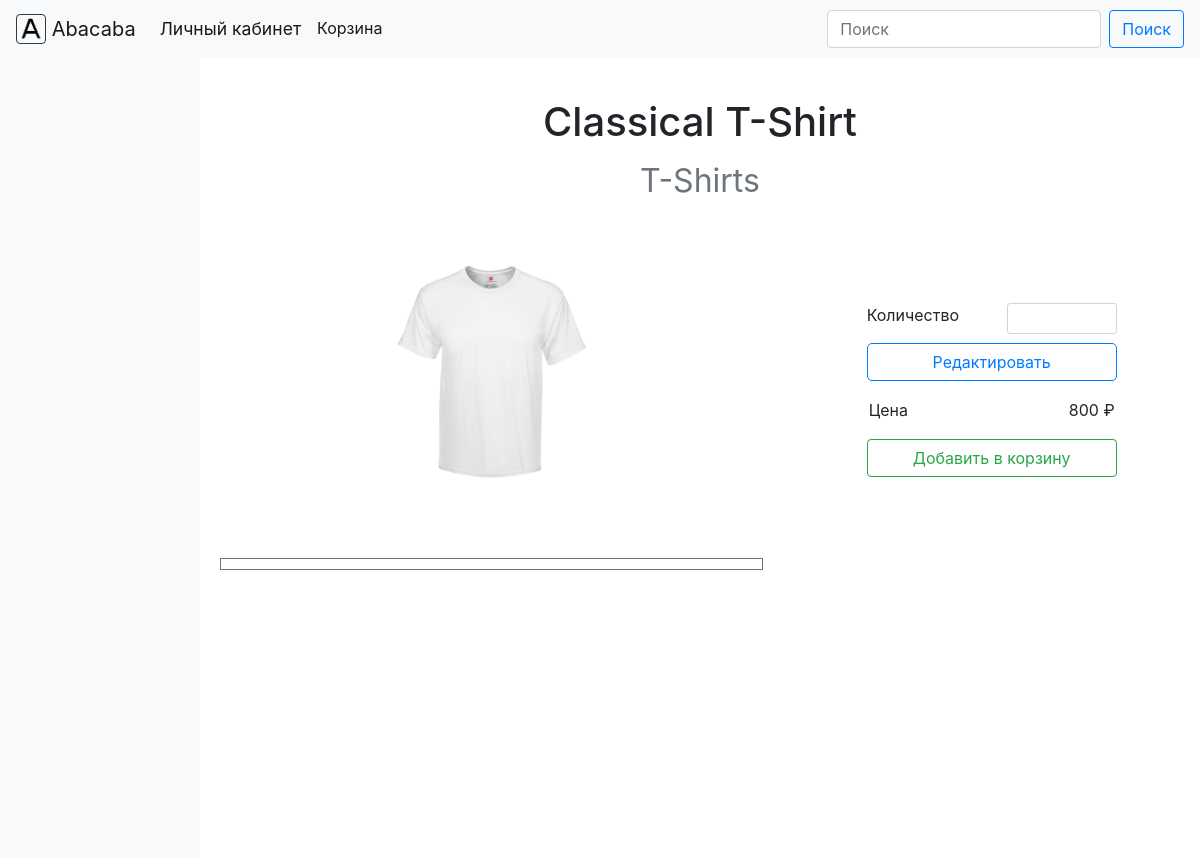
Screenshot of /products?id=7 with the database file from the repository.
### core/models.py (models this page shows, shortened)
class Product(models.Model):
    id = models.AutoField(primary_key=True)
    name = models.TextField()
    price = models.IntegerField(validators=[MinValueValidator(0)])
    rating = models.FloatField(blank=True,
                               null=True,
                               validators=[MinValueValidator(0), MaxValueValidator(5)])
    categories = models.ManyToManyField(to=Category,
                                        blank=True,
                                        related_name='products')
    main_category = models.ForeignKey(to=Category,
                                      blank=True,
                                      null=True,
                                      on_delete=models.SET_NULL)

class Category(models.Model):
    id = models.AutoField(primary_key=True)
    name = models.TextField()
    parent_category = models.ForeignKey('self',
                                        on_delete=models.CASCADE,
                                        blank=True,
                                        null=True,
                                        related_name='child_categories')

class Image(models.Model):
    id = models.AutoField(primary_key=True)
    image = models.ImageField(upload_to='images',
                              null=True)
    description = models.TextField(null=True,
                                   blank=True)
    stock_product = models.ForeignKey(to=StockProduct,
                                      on_delete=models.CASCADE,
                                      related_name='images',
                                      null=True,
                                      blank=True)
    product = models.OneToOneField(Product,
                                   on_delete=models.SET_NULL,
                                   null=True,
                                   blank=True,
                                   related_name='image')

### core/views.py (the view)
# urls.py: path('products', views.browse_product),
def browse_product(request):
    context = dict()
    if request.method == 'GET':
        if 'id' in request.GET:
            product = Product.objects.get(id=request.GET['id'])
            context['product'] = product
            return render(request, 'product_page.html', context)
    return render(request, 'index.html', context)

### core/templates/product_page.html (shortened to what this page needs)
{% extends "base.html" %}
{% block content %}
<div class="container-fluid" style="padding:0px;">
    <div class="row no-gutters">
        {% include 'sidebar.html' %}
        <div class="col-sm-10">
            <div style="padding-top: 5vh;">
                <h1 class="text-center">{{product.name}}</h1>
                <h1 class="text-center"><small class="text-muted text-center">{{product.main_category.name}}</small></h1>
            </div>
            <div class="row no-gutters">
                <div class="col-md-7" style="padding-top: 2vh;">
                    <div class="row no-gutters">
                        <div class="col-sm">
                            <div class="square-box" style="width: 50%; left: 25%;">
                                <img id="main-image" class="centered-div img-fluid" src="{{product.image.image.url}}" alt="Изображение товара">
                            </div>
                        </div>
                    </div>
                    <div id="subimages_row" class="row border border-secondary" style="margin-top: 5vh; padding: 5px; margin-left: 20px; margin-right: 20px;">
                    </div>
                </div>
                <div class="col-md-5" style="display: flex; align-items: center; justify-content: center;">
                    <div id="edit-div" class="row">
                        <div class="col-sm-6"><p>Количество</p></div>
                        <div class="col-sm-6"><input id="quantity" class="form-control form-control-sm" type="number" name="quantity" min="1"></div>
                        <div class="col-sm-12" style="display: flex; justify-content: center; padding-bottom: 10px;"><button class="btn btn-outline-primary btn-block" type="button" id="edit-button">Редактировать</button></div>
                        <div class="col-sm-6"><input readonly class="form-control-plaintext" value="Цена"></div>
                        <div class="col-sm-6"><input readonly class="form-control-plaintext" value="{{ product.price }} ₽" style="text-align: right;"></div>
                        <div class="col-sm-12" style="display: flex; justify-content: center; padding-top: 10px;"><button class="btn btn-outline-success btn-block" type="button" id="cart-button">Добавить в корзину</button></div>
                    </div>
                </div>
            </div>
        </div>
    </div>
</div>
{% endblock %}

### assets/classes/styles.css (style rules this page uses)
.square-box { position: relative; width: 80%; overflow: hidden; left: 10%; }
.square-box:before { content: ""; display: block; padding-top: 100%; }
.centered-div { position: absolute; top: 0; left: 0; bottom: 0; right: 0; margin: auto; max-width: 100%; max-height: 100%; }
#edit-button { border-radius: 5px; }
#edit-div { width: 25vw; padding: 10px; }

### rows the page displays
Product: name "Classical T-Shirt", main_category.name "T-Shirts", image.image (picture), price "800 ₽"
